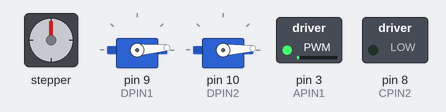
Simulated run of this sketch. Board: Arduino Uno, built with avr-gcc and run on an emulated ATmega328P. Shown: stepper motor, 2 × servo, switched loads named in the sketch (green lamp = pin HIGH). Wiring (inferred from the names in the program): stepper motor (2048 steps per turn assumed): coils pin 4, pin 5, pin 6, pin 7. Pins used as bus, display or sensor lines are not drawn.

Above: at 0.15 s.
At 5.45 s:
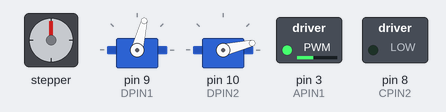
At 11.05 s:
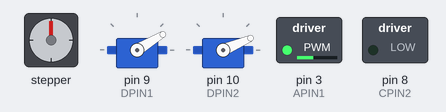
At 19.1 s:
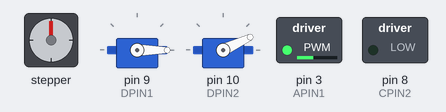
At 26.65 s:
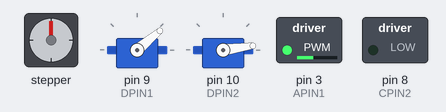
At 34.1 s:
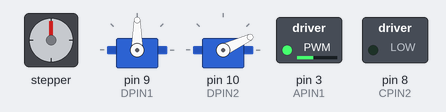
Timing chart, 0 to 40.0 s (numbered marks = the images above):
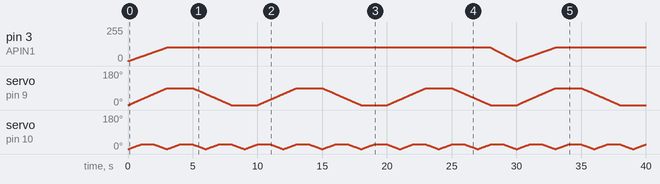

The sketch:

GPAC_Niagara_On_The_Lake.ino
```cpp
//GPAC General Code
//By: Palmer Insull, palmeri@little-canada.ca
//Started: 7/6/2021

//Libraries

//Custom SAMD Servo Library
#include <Servo.h>

//Accel Stepper Library
//#include <AccelStepper.h>

//Pin Definitions For Output Pins
#define APIN1 3
#define APIN2 4

#define BPIN1 5
#define BPIN2 6

#define DPIN1 9
#define DPIN2 10

//Pin Definitions For Input Pins
#define OPTO_IN 0
#define IN_1 1
#define IN_2 2

//Pin Definitions For Selectable Pins
#define CPIN1 7
#define CPIN2 8

//Servo Definitions
Servo servo_1;
Servo servo_2;
Servo servo_3;
Servo servo_4;
Servo servo_5;
Servo servo_6;
Servo servo_7;
Servo servo_8;

//An unused servo to accomdate the Struct initliazition...
Servo no_servo;


////////////////////
//TIME OF DAY CODE//
////////////////////

//Variable to store current time...
long show_time = 0;

//Activation Profiles
long Activation_Profile_1[2] = {5000, 25000};
long Activation_Profile_2[2];
long Activation_Profile_3[2];
long Activation_Profile_4[2];
long Activation_Profile_5[2];
long Activation_Profile_6[2];
long Activation_Profile_7[2];
long Activation_Profile_8[2];

////////////////////////////////////////
//DEFINE SUPPLY AND OPERATING VOLTAGES//
////////////////////////////////////////

//Supply Voltage
float Supply_Voltage = 12;

//////////////////////////
//OTHER GLOBAL VARAIBLES//
//////////////////////////

//PWM resolution (Default of 255)
float PWM_resolution = 255;

///////////////////
//MOTION PROFILES//
///////////////////

//Profile 1 (Speed Profile) //Horse and Buggy
String Profile_1_Stages[5] = {"A", "C", "A"};
float Profile_1_Setpoints[5] = {0.4, 0.4, 0};
float Profile_1_Timings[5] = {3, 25, 2};

//Profile 2 (Speed Profile) //Farm Train
String Profile_2_Stages[5] = {"A", "C", "A"};
float Profile_2_Setpoints[5] = {0.6, 0.6, 0};
float Profile_2_Timings[5] = {6, 40, 5};

//Profile 3 (Angle Profile) //Forklift
String Profile_3_Stages[4] = {"A", "C", "A","C"};
float Profile_3_Setpoints[4] = {90, 90, 0, 0};
float Profile_3_Timings[4] = {3, 2, 3, 2};

//Profile 4 (Angle Profile) //Grape Stompers
String Profile_4_Stages[3] = {"A", "C", "A"};
float Profile_4_Setpoints[3] = {25, 25, 0};
float Profile_4_Timings[3] = {1, 1, 1};


//Profile 5 (Speed Profile) //Vineyard Fan
String Profile_5_Stages[1] = {"C"};
float Profile_5_Setpoints[1] = {0.04};
float Profile_5_Timings[1] = {0};

///////////////////////////
//JOURNEY DATA STRUCTURE///
///////////////////////////

struct JOURNEY_CONFIGURATION {
  String Device;
  Servo servo;
  int PIN1;
  int PIN2;
  int PIN3;
  int PIN4;
  float Max_Voltage;
  int Zone;
  float Speed;
  long Start_Time;
  float Last_Speed;
  String *Stages;
  float *Profile_Setpoints;
  float *Profile_Timings;
  boolean ACTIVE;
  int Profile_Length;
};

/////////////////////////////////////
//SETTING UP JOURNEY CONFIGURATIONS//
/////////////////////////////////////

//Maybe make a method to do this more cleanly?

//Device ("Motor_1_Direction", "Motor_2_Direction", "Stepper, "Servo")
//Servo Object (no_servo or servo_#)
//Pin_1, Pin_2, Pin_3, Pin_4
//Max_Voltage,
//Zone (default 0), Speed (default 0), Start_Time (default 0), Last_Speed (default 0)
//Stages[] , Setpoints[], Timings[], Num_Stages, ACTIVE)

JOURNEY_CONFIGURATION Journey_1 {"Motor_1_Direction", no_servo, APIN1, 0, 0, 0, 12, 0, 0, 0, 0, Profile_1_Stages, Profile_1_Setpoints, Profile_1_Timings, true,3}; //Horse and Buggy
JOURNEY_CONFIGURATION Journey_2 {"Motor_1_Direction", no_servo, BPIN1, 0, 0, 0, 12, 0, 0, 0, 0, Profile_2_Stages, Profile_2_Setpoints, Profile_2_Timings, true,3}; //Farm Train
JOURNEY_CONFIGURATION Journey_3 {"Servo", servo_1, DPIN1, 0, 0, 0, 12, 0, 0, 0, 0, Profile_3_Stages, Profile_3_Setpoints, Profile_3_Timings, true,4}; //Forklift
JOURNEY_CONFIGURATION Journey_4 {"Servo", servo_2, DPIN2, 0, 0, 0, 12, 0, 0, 0, 0, Profile_3_Stages, Profile_4_Setpoints, Profile_4_Timings, true,3}; //Grape Stompers
JOURNEY_CONFIGURATION Journey_5 {"Motor_1_Direction", no_servo, CPIN1, 0, 0, 0, 12, 0, 0, 0, 0, Profile_5_Stages, Profile_5_Setpoints, Profile_5_Timings, true,1}; //Fan


const int Num_Journeys = 5;
JOURNEY_CONFIGURATION Journeys[Num_Journeys] = {Journey_1, Journey_2, Journey_3,Journey_4, Journey_5};

void setup() {

  //Initializing Input Pins
  pinMode(OPTO_IN, INPUT);

  //Serial Monitor
  Serial.begin(9600);

  /////////////////
  //MOTOR CONTROL//
  /////////////////

  //Initialize Pins For Drivers, A, B, C, D

  //Initializing PWM Pins
  pinMode(APIN1, OUTPUT);
  pinMode(APIN2, OUTPUT);
  digitalWrite(APIN2,LOW);

  pinMode(BPIN1, OUTPUT);
  pinMode(BPIN2, OUTPUT);
  digitalWrite(BPIN2,LOW);


  pinMode(CPIN1, OUTPUT);
  pinMode(CPIN2, OUTPUT);
  digitalWrite(CPIN2,LOW);

  //Setting up serial monitor.
  Serial.begin(9600);

  ///////////////////
  //STEPPER CONTROL//
  ///////////////////

  /////////////////
  //SERVO CONTROL//
  /////////////////

  //Attaching Servos
  for (int J = 0; J < Num_Journeys; J++) {
    JOURNEY_CONFIGURATION &Journey = Journeys[J];
    if (Journey.Device == "Servo") {
      Journey.servo.attach(Journey.PIN1);
    }
  }


  //Holding in idle.
  //Startup();

  //Reseting start time.
  Reset_Start_Time();

}

//Reseting Start Times (On Startup)
void Reset_Start_Time() {
  //Setting Start Time For All Journeys
  for (int J = 0; J < Num_Journeys; J++) {
    JOURNEY_CONFIGURATION &Journey = Journeys[J];
    Journey.Start_Time = millis();
  }
}

//Startup, Idling
void Startup() {
  while (digitalRead(OPTO_IN) == LOW) {
    //Idling, waiting for synch pulse.
  }
}

/////////////
//MAIN LOOP//
/////////////

void loop() {

  ///////////////////
  //ANIMATION STAGE//
  ///////////////////

  for (int J = 0; J < Num_Journeys; J++) {
    JOURNEY_CONFIGURATION &Journey = Journeys[J];

      long TIME = millis();
      int zone = Journey.Zone;
      long elapsed_time = TIME - Journey.Start_Time;

      if (Journey.Stages[zone] != "C") {
        Journey.Speed = float(Journey.Last_Speed) + float(elapsed_time) * float(Journey.Profile_Setpoints[zone] - Journey.Last_Speed) / float(1000 * Journey.Profile_Timings[zone]);
        } else {
           Journey.Speed = Journey.Profile_Setpoints[zone];
        }

      if (elapsed_time >= (Journey.Profile_Timings[zone] * 1000)) {
        next_stage(Journey);
      }

      if (Journey.Device == "Servo") {
        servo_run(Journey);
      } else if (Journey.Device == "Motor_1_Direction") {
        motor_run_1_direction(Journey);
      }
  }
}

void next_stage(JOURNEY_CONFIGURATION &Journey) {

  //Incrementing Zone
  Journey.Zone++;

  //Restarting
  if (Journey.Zone == Journey.Profile_Length) {
    Journey.Zone = 0;
  }

  //Assigning Stage Properties
  Journey.Last_Speed = Journey.Speed;
  Journey.Start_Time = long(millis());
}

//Runs The 1-Directional Motor
void motor_run_1_direction(JOURNEY_CONFIGURATION &Journey) {

  if (Journey.Speed < 0 or Journey.Speed > 1) {
    //Serial.println("Invalid: Speed");
    return;
  }

  if (Journey.Max_Voltage > 12) {
    Serial.println("Invalid: Max Voltage Is Above Supply Voltage!");
    return;
  }

  float voltage_limit = Journey.Max_Voltage / 12;

  float limited_speed_ratio = voltage_limit * Journey.Speed;


  analogWrite(Journey.PIN1, limited_speed_ratio * PWM_resolution);

}

//Runs The 2-Directional Motor
void motor_run_2_direction(JOURNEY_CONFIGURATION &Journey) {

  if (Journey.Speed < 0 or Journey.Speed > 1) {
    Serial.println("Invalid: Speed");
    return;
  }

  if (Journey.Max_Voltage > 12) {
    Serial.println("Invalid: Max Voltage Is Above Supply Voltage!");
    return;
  }

  float voltage_limit = Journey.Max_Voltage / 12;

  float limited_speed_ratio = voltage_limit * Journey.Speed;

  analogWrite(Journey.PIN1, limited_speed_ratio * PWM_resolution);

}

void servo_run(JOURNEY_CONFIGURATION &Journey) {
  Journey.servo.write(Journey.Speed);
}
```
